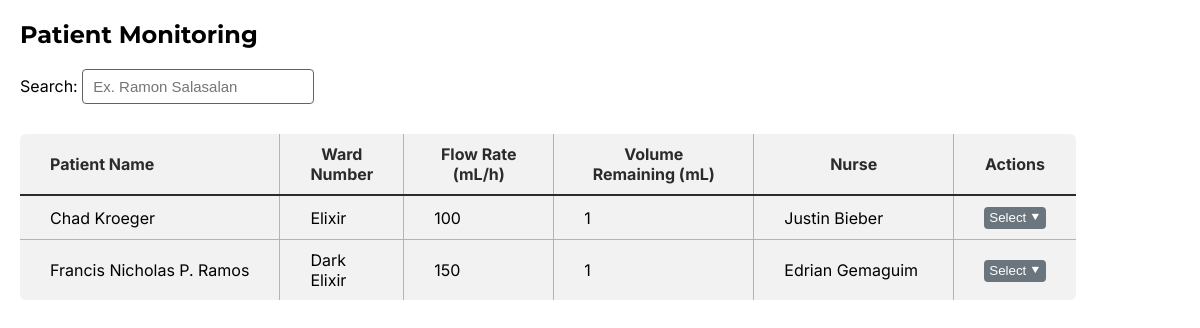
Page /admin/monitoring.php (signed in) on the committed database.
### tables this page shows
CREATE TABLE `doc_orders` (
  `id` int(11) NOT NULL,
  `patient_name` varchar(255) NOT NULL,
  `iv_fluid_name` varchar(255) NOT NULL,
  `volume` int(10) NOT NULL,
  `flow_rate` int(10) NOT NULL,
  `incorp` varchar(255) NOT NULL,
  `ivf_no` varchar(255) NOT NULL,
  `date_started` varchar(255) NOT NULL,
  `time_started` varchar(255) NOT NULL,
  `date_consumed` varchar(255) NOT NULL,
  `time_consumed` varchar(255) NOT NULL,
  `nurse` varchar(255) NOT NULL
);

### admin/function/monitoring/monitored_patient.php (the view, shortened to what this page needs)
<?php
include 'db.php';
$sql = "SELECT id, patient_name, iv_fluid_name, flow_rate, volume, nurse FROM doc_orders";
$result = $conn->query($sql);
if ($result->num_rows > 0) {
    while ($row = $result->fetch_assoc()) {
        echo "<tr>";
        echo "<td>" . htmlspecialchars($row['patient_name']) . "</td>";
        echo "<td>" . htmlspecialchars($row['iv_fluid_name']) . "</td>";
        echo "<td>" . htmlspecialchars($row['flow_rate']) . "</td>";
        echo "<td>" . htmlspecialchars($row['volume']) . "</td>";
        echo "<td>" . htmlspecialchars($row['nurse']) . "</td>";
        echo "<td>
                <div class='dropdown'>
                    <button class='dropdown-button' onclick='toggleDropdown(event)'>Select &#11206;</button>
                    <div class='dropdown-menu'>
                        <a href='#' onclick=\"openEditModal(
                        )\">View</a>
                        <a href='delete.php?id=" . $row['id'] . "' onclick='return confirm(\"Are you sure to discharge patient?\");'>Discharge</a>
                    </div>
                </div>
              </td>";
        echo "</tr>";
    }
} else {
    echo "<tr><td colspan='6' style='color: red;'>No patients found</td></tr>";
}
?>

### assets/monitoring.css (style rules this page uses)
* { margin: 0; padding: 0; box-sizing: border-box; }
td, th { border: 1px solid #b4b4b4; padding: 10px 30px 10px 30px; background-color: #f2f2f2; }
tr:last-child td { border-bottom: none; }
td:first-child, th:first-child { border-left: none; }
td:last-child, th:last-child { border-right: none; }

### admin/function/management/delete.css (style rules this page uses)
.dropdown { position: relative; display: inline-block; }
.dropdown-button { padding: 3px 5px 3px 5px; cursor: pointer; border: none; background-color: #6b757d; color: white; border-radius: 4px; }

### rows in the picture
doc_orders: patient_name "Chad Kroeger", iv_fluid_name "Elixir", flow_rate "100", volume "1", nurse "Justin Bieber"
doc_orders: patient_name "Francis Nicholas P. Ramos", iv_fluid_name "Dark Elixir", flow_rate "150", volume "1", nurse "Edrian Gemaguim"
